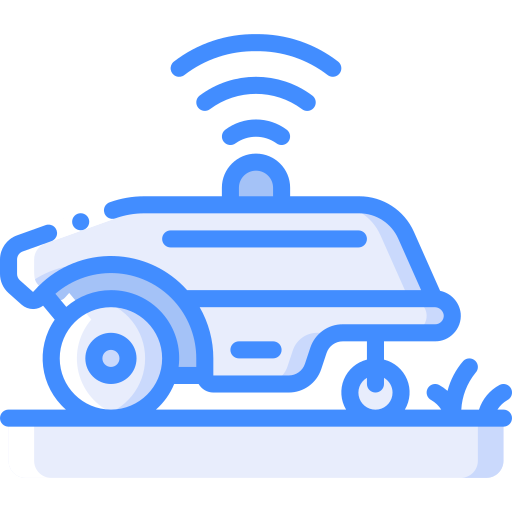
#> input picture semester-2-2024/week-10/lawnmower.png, 512 x 512 px
$ python images.py
#> lines starting #> are read from the running program, lines starting #| are printed output that depends on the picture
# Note that this code has severe code quality issues.
# It is only meant to be a simple example of how to use the PIL library.
# The code is not meant to be used in a production environment.

from PIL import Image

BLOCK_SIZE = 100
IMAGE_FORMAT = "RGBA"
GREEN_COLOUR = (0, 255, 0, 255)

lawnmower_icon = Image.open('lawnmower.png')
#> lawnmower_icon is the input picture: PIL image 512x512 RGBA; mean R, G, B, A 71.1, 89.1, 118.3, 117.5
lawnmower_icon = lawnmower_icon.resize((100, 100))
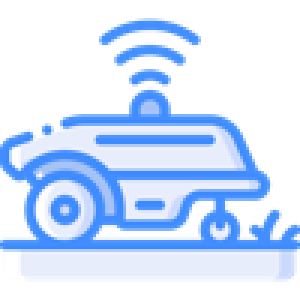
#> lawnmower_icon: PIL image 100x100 RGBA (shown 3 times larger); mean R, G, B, A 74.8, 95.1, 127.6, 117.5; transparent parts drawn white

backyard = [
    ["-", "+", "-", "+"],
    ["-", "-", "-", "+"],
    ["-", "+", "+", "+"]
]
lawnmower = [0, 3]

bar = Image.new(IMAGE_FORMAT, (len(backyard[0]) * BLOCK_SIZE,
                               len(backyard) * BLOCK_SIZE), (255, 255, 255, 255)
                )
#> bar: PIL image 400x300 RGBA; every value is 255


def fill_with_colour(x_start, y_start, x_end, y_end, color):
    for i in range(x_start, x_end):
        for j in range(y_start, y_end):
            bar.putpixel((i, j), color)


def put_image(x_start, y_start, image):
    for i in range(image.width):
        for j in range(image.height):
            if image.getpixel((i, j))[3] != 0:
                bar.putpixel((x_start + i, y_start + j), image.getpixel((i, j)))


for i in range(len(backyard)):
    for j in range(len(backyard[i])):
        if backyard[i][j] == "+":
            fill_with_colour(j * 100, i * 100, j * 100 + 100, i * 100 + 100, GREEN_COLOUR)
        else:
            fill_with_colour(j * 100, i * 100, j * 100 + 100, i * 100 + 100, (255, 255, 255))

        if i == lawnmower[0] and j == lawnmower[1]:
            put_image(j * 100, i * 100, lawnmower_icon)

bar.save('backyard.png')
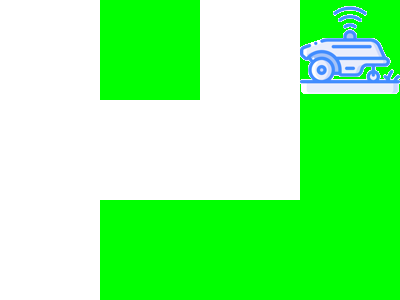
#> saved as backyard.png: PIL image 400x300 RGBA; mean R, G, B, A 133.7, 252.2, 138.1, 254.1; transparent parts drawn white
